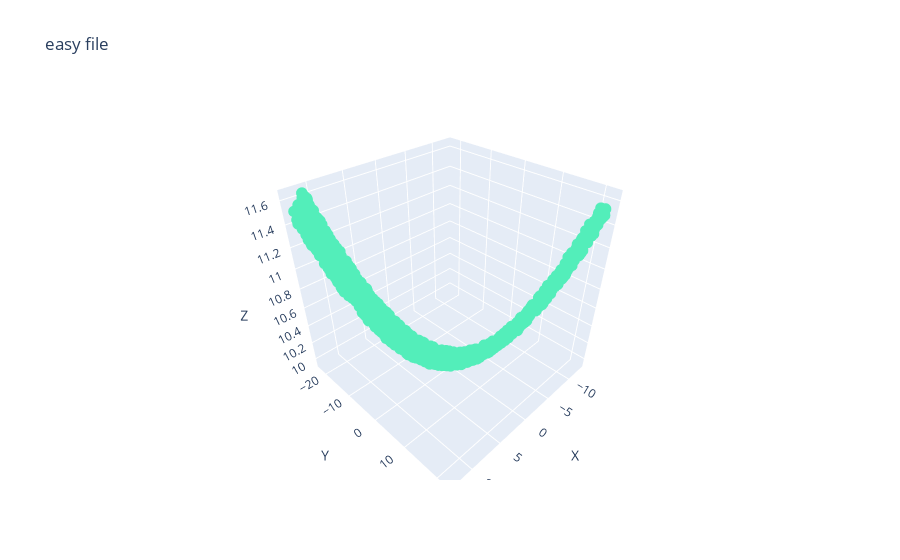
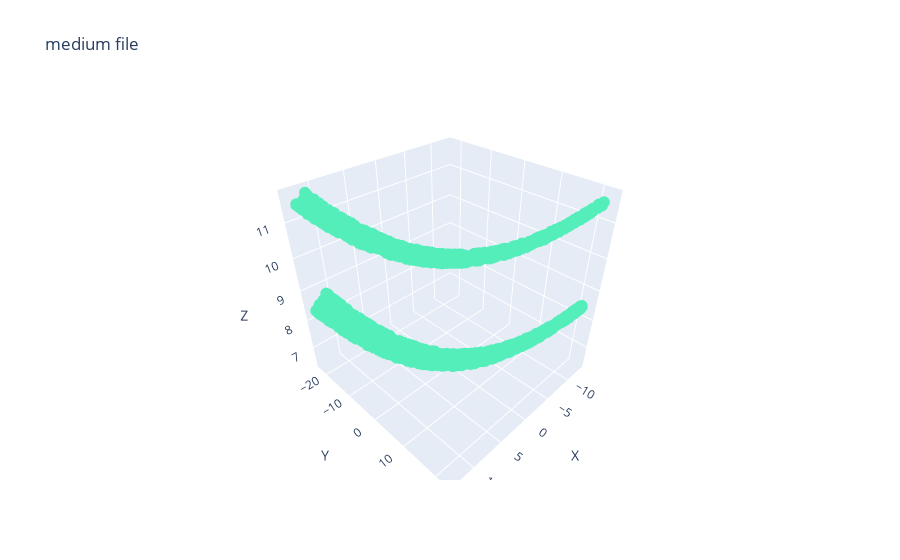
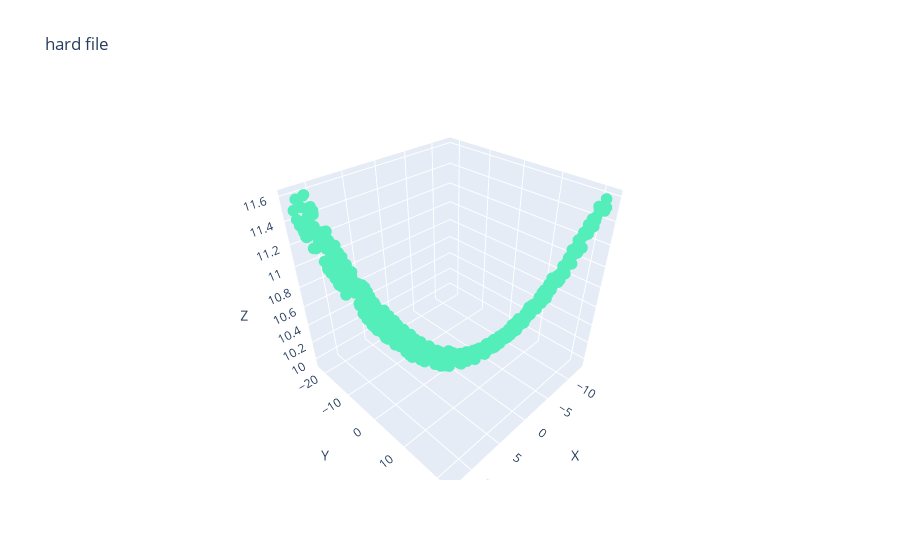
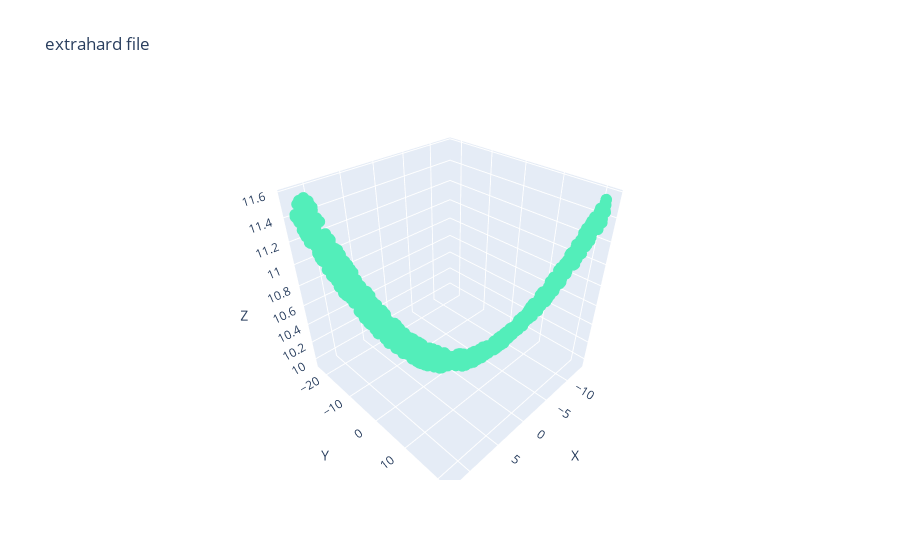

Notebook cell for these charts, in order:
### Code cell
### 3D visualization

i = 0
for df in list_df:
    x = df['x']
    y = df['y']
    z = df['z']
    fig = go.Figure()
    scatter_trace = go.Scatter3d(x = x, y = y, z = z, mode = 'markers', marker = dict(size = 4, color = green))
    fig.add_trace(scatter_trace)
    fig.update_layout(scene = dict(xaxis_title = 'X', yaxis_title = 'Y', zaxis_title = 'Z'),
                      title = f"{list_difficulty[i]} file")
    fig.show()
    i += 1

### Figure 1 — Plotly figure (JSON) as saved in the notebook; plotly's stock layout.template omitted (floating-point values rounded to 4 significant figures; data arrays with more than 128 entries replaced by an {"elided": "..."} marker saying what was removed)
{"data": [{"marker": {"color": "#53EEBA", "size": 4}, "mode": "markers", "type": "scatter3d", "x": {"elided": "1502 float values"}, "y": {"elided": "1502 float values"}, "z": {"elided": "1502 float values"}}], "layout": {"scene": {"xaxis": {"title": {"text": "X"}}, "yaxis": {"title": {"text": "Y"}}, "zaxis": {"title": {"text": "Z"}}}, "title": {"text": "easy file"}}}

### Figure 2 — Plotly figure (JSON) as saved in the notebook; plotly's stock layout.template omitted (floating-point values rounded to 4 significant figures; data arrays with more than 128 entries replaced by an {"elided": "..."} marker saying what was removed)
{"data": [{"marker": {"color": "#53EEBA", "size": 4}, "mode": "markers", "type": "scatter3d", "x": {"elided": "2803 float values"}, "y": {"elided": "2803 float values"}, "z": {"elided": "2803 float values"}}], "layout": {"scene": {"xaxis": {"title": {"text": "X"}}, "yaxis": {"title": {"text": "Y"}}, "zaxis": {"title": {"text": "Z"}}}, "title": {"text": "medium file"}}}

### Figure 3 — Plotly figure (JSON) as saved in the notebook; plotly's stock layout.template omitted (floating-point values rounded to 4 significant figures; data arrays with more than 128 entries replaced by an {"elided": "..."} marker saying what was removed)
{"data": [{"marker": {"color": "#53EEBA", "size": 4}, "mode": "markers", "type": "scatter3d", "x": {"elided": "601 float values"}, "y": {"elided": "601 float values"}, "z": {"elided": "601 float values"}}], "layout": {"scene": {"xaxis": {"title": {"text": "X"}}, "yaxis": {"title": {"text": "Y"}}, "zaxis": {"title": {"text": "Z"}}}, "title": {"text": "hard file"}}}

### Figure 4 — Plotly figure (JSON) as saved in the notebook; plotly's stock layout.template omitted (floating-point values rounded to 4 significant figures; data arrays with more than 128 entries replaced by an {"elided": "..."} marker saying what was removed)
{"data": [{"marker": {"color": "#53EEBA", "size": 4}, "mode": "markers", "type": "scatter3d", "x": {"elided": "1201 float values"}, "y": {"elided": "1201 float values"}, "z": {"elided": "1201 float values"}}], "layout": {"scene": {"xaxis": {"title": {"text": "X"}}, "yaxis": {"title": {"text": "Y"}}, "zaxis": {"title": {"text": "Z"}}}, "title": {"text": "extrahard file"}}}
